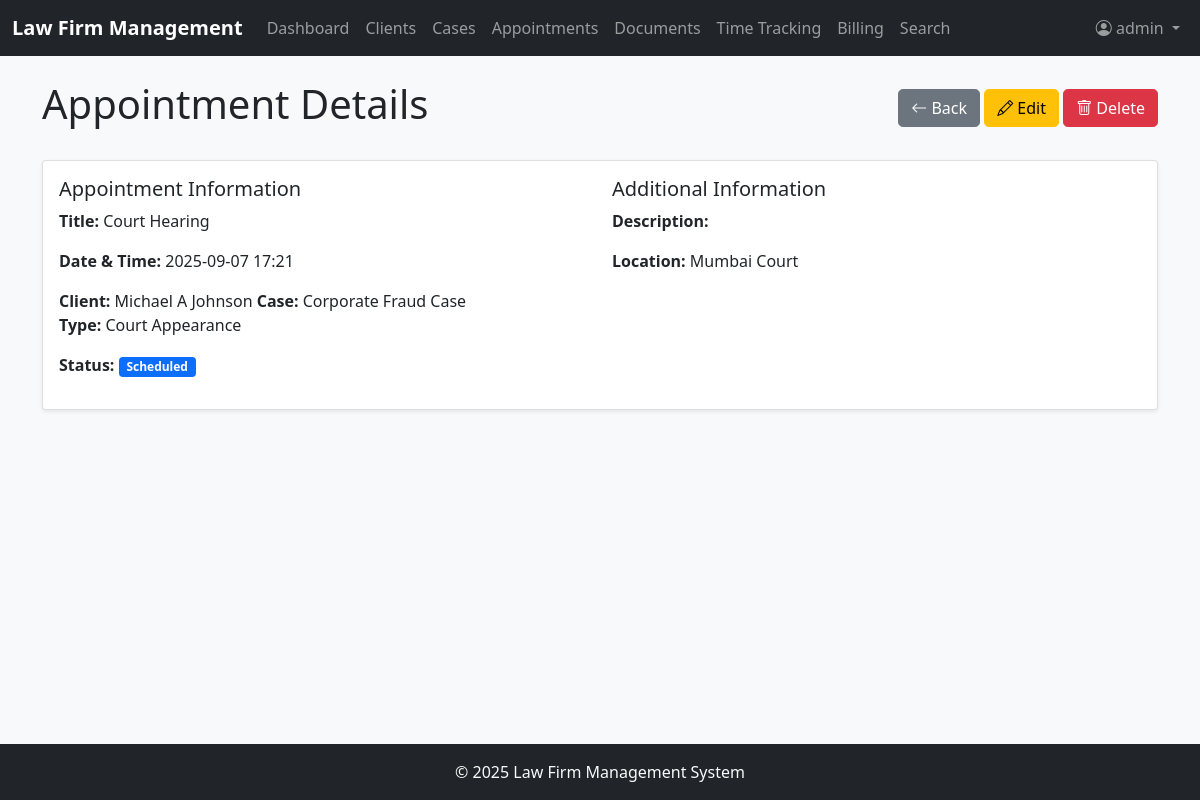
Screenshot of /appointments/1 (signed in) with the database file from the repository.
### app/models.py (models this page shows, shortened)
class User(UserMixin, db.Model):
    id = db.Column(db.Integer, primary_key=True)
    username = db.Column(db.String(64), index=True, unique=True)
    email = db.Column(db.String(120), index=True, unique=True)
    password_hash = db.Column(db.String(128))
    first_name = db.Column(db.String(64))
    last_name = db.Column(db.String(64))
    role = db.Column(db.String(20))  # 'lawyer', 'staff', 'admin'
    hourly_rate = db.Column(db.Float)
    cases = db.relationship('Case', secondary=case_assignments, backref=db.backref('assigned_users', lazy='dynamic'))
    time_entries = db.relationship('TimeEntry', backref='user', lazy='dynamic')

class Appointment(db.Model):
    id = db.Column(db.Integer, primary_key=True)
    title = db.Column(db.String(128))
    start_time = db.Column(db.DateTime)
    end_time = db.Column(db.DateTime)
    location = db.Column(db.String(256))
    type = db.Column(db.String(64))  # Consultation, Meeting, Court Appearance, etc.
    status = db.Column(db.String(20))  # Scheduled, Completed, Canceled
    notes = db.Column(db.Text)
    client_id = db.Column(db.Integer, db.ForeignKey('client.id'))
    case_id = db.Column(db.Integer, db.ForeignKey('case.id'))
    user_id = db.Column(db.Integer, db.ForeignKey('user.id'))
    created_at = db.Column(db.DateTime, default=datetime.utcnow)

class Client(db.Model):
    id = db.Column(db.Integer, primary_key=True)
    first_name = db.Column(db.String(64))
    last_name = db.Column(db.String(64))
    email = db.Column(db.String(120))
    phone = db.Column(db.String(20))
    address = db.Column(db.String(256))
    company = db.Column(db.String(128))
    category = db.Column(db.String(64))
    notes = db.Column(db.Text)
    cases = db.relationship('Case', backref='client', lazy='dynamic')
    appointments = db.relationship('Appointment', backref='client', lazy='dynamic')
    documents = db.relationship('Document', backref='client', lazy='dynamic')

class Case(db.Model):
    id = db.Column(db.Integer, primary_key=True)
    case_number = db.Column(db.String(20), unique=True)
    title = db.Column(db.String(128))
    description = db.Column(db.Text)
    status = db.Column(db.String(20))  # Open, In Progress, On Hold, Closed, Archived
    priority = db.Column(db.String(20))  # Low, Medium, High, Urgent
    practice_area = db.Column(db.String(64))
    case_type = db.Column(db.String(64))
    budget = db.Column(db.Float)
    client_id = db.Column(db.Integer, db.ForeignKey('client.id'))
    appointments = db.relationship('Appointment', backref='case', lazy='dynamic')
    documents = db.relationship('Document', backref='case', lazy='dynamic')
    time_entries = db.relationship('TimeEntry', backref='case', lazy='dynamic')
    invoices = db.relationship('Invoice', backref='case', lazy='dynamic')
    created_at = db.Column(db.DateTime, default=datetime.utcnow)
    updated_at = db.Column(db.DateTime, default=datetime.utcnow, onupdate=datetime.utcnow)

### app/routes.py (the view)
@app.route('/appointments/<int:id>', methods=['GET'])
@login_required
def appointment_detail(id):
    appointment = Appointment.query.get_or_404(id)
    return render_template('appointment_detail.html', appointment=appointment)

### app/__init__.py (called while the page is built)
@login.user_loader
def load_user(id):
    return User.query.get(int(id))

### app/templates/appointment_detail.html (shortened to what this page needs)
{% extends "base.html" %}
{% block content %}
<div class="d-flex justify-content-between align-items-center mb-4">
    <h1>Appointment Details</h1>
    <div>
        <a href="{{ request.referrer or url_for('appointments') }}" class="btn btn-secondary">
            <i class="bi bi-arrow-left"></i> Back
        </a>
        <a href="{{ url_for('edit_appointment', id=appointment.id) }}" class="btn btn-warning">
            <i class="bi bi-pencil"></i> Edit
        </a>
        <button type="button" class="btn btn-danger" onclick="confirmDelete({{ appointment.id }})">
            <i class="bi bi-trash"></i> Delete
        </button>
    </div>
</div>
<div class="card mb-4">
    <div class="card-body">
        <div class="row">
            <div class="col-md-6">
                <h5>Appointment Information</h5>
                <p><strong>Title:</strong> {{ appointment.title }}</p>
                <p><strong>Date & Time:</strong> {{ appointment.start_time.strftime('%Y-%m-%d %H:%M') }}</p>
                <td><strong>Client:</strong> {{ appointment.client.first_name }} {{ appointment.client.last_name }}</td>
                <td><strong>Case:</strong> {{ appointment.case.title if appointment.case else '-' }}</td>
                <p><strong>Type:</strong> {{ appointment.type }}</p>
                <p><strong>Status:</strong>
                    {% if appointment.status == 'Scheduled' %}
                        <span class="badge bg-primary">{{ appointment.status }}</span>
                    {% elif appointment.status == 'Completed' %}
                        <span class="badge bg-success">{{ appointment.status }}</span>
                    {% else %}
                        <span class="badge bg-danger">{{ appointment.status }}</span>
                    {% endif %}
                </p>
            </div>
            <div class="col-md-6">
                <h5>Additional Information</h5>
                <p><strong>Description:</strong> {{ appointment.description }}</p>
                <p><strong>Location:</strong> {{ appointment.location }}</p>
            </div>
        </div>
    </div>
</div>
{% endblock %}

### app/templates/base.html (shortened to what this page needs)
<!DOCTYPE html>
<html lang="en">
  <head>
    <link
      href="https://cdn.jsdelivr.net/npm/bootstrap@5.1.3/dist/css/bootstrap.min.css"
      rel="stylesheet"
    />
    <link
      rel="stylesheet"
      href="https://cdn.jsdelivr.net/npm/bootstrap-icons@1.8.1/font/bootstrap-icons.css"
    />
    <link
      href="{{ url_for('static', filename='css/style.css') }}"
      rel="stylesheet"
    />
  </head>
  <body class="d-flex flex-column min-vh-100">
    <nav class="navbar navbar-expand-lg navbar-dark bg-dark">
      <div class="container-fluid">
        <a class="navbar-brand" href="{{ url_for('dashboard') }}"
          >Law Firm Management</a
        >
        <div class="collapse navbar-collapse" id="navbarNav">
          <ul class="navbar-nav me-auto">
            <li class="nav-item">
              <a
                class="nav-link {% if request.endpoint == 'dashboard' %}active{% endif %}"
                href="{{ url_for('dashboard') }}"
              >
                Dashboard
              </a>
            </li>
            <li class="nav-item">
              <a
                class="nav-link {% if request.endpoint == 'clients' %}active{% endif %}"
                href="{{ url_for('clients') }}"
              >
                Clients
              </a>
            </li>
            <li class="nav-item">
              <a
                class="nav-link {% if request.endpoint == 'cases' %}active{% endif %}"
                href="{{ url_for('cases') }}"
              >
                Cases
              </a>
            </li>
            <li class="nav-item">
              <a
                class="nav-link {% if request.endpoint == 'appointments' %}active{% endif %}"
                href="{{ url_for('appointments') }}"
              >
                Appointments
              </a>
            </li>
            <li class="nav-item">
              <a
                class="nav-link {% if request.endpoint == 'documents' %}active{% endif %}"
                href="{{ url_for('documents') }}"
              >
                Documents
              </a>
            </li>
            <li class="nav-item">
              <a
                class="nav-link {% if request.endpoint == 'time_tracking' %}active{% endif %}"
                href="{{ url_for('time_tracking') }}"
              >
                Time Tracking
              </a>
            </li>
            <li class="nav-item">
              <a
                class="nav-link {% if request.endpoint == 'billing' %}active{% endif %}"
                href="{{ url_for('billing') }}"
              >
                Billing
              </a>
            </li>
            <li class="nav-item">
              <a
                class="nav-link {% if request.endpoint == 'search' %}active{% endif %}"
                href="{{ url_for('search') }}"
              >
                Search
              </a>
            </li>
          </ul>
          <ul class="navbar-nav">
            {% if current_user.is_anonymous %}
            <li class="nav-item">
              <a class="nav-link" href="{{ url_for('login') }}">Login</a>
            </li>
            {% else %}
            <li class="nav-item dropdown">
              <a
                class="nav-link dropdown-toggle"
                href="#"
                id="navbarDropdown"
                role="button"
                data-bs-toggle="dropdown"
              >
                <i class="bi bi-person-circle"></i> {{ current_user.username }}
              </a>
            </li>
            {% endif %}
          </ul>
        </div>
      </div>
    </nav>
    <main class="flex-grow-1 container mt-4">
       {% block content %}{% endblock %}
    </main>
    <footer class="footer mt-auto py-3 bg-dark text-light">
      <div class="container text-center">
        <span>© <span id="year"></span> Law Firm Management System</span>
      </div>
    </footer>
  </body>
</html>

### app/static/css/style.css (style rules this page uses)
body { font-family: 'Segoe UI', Tahoma, Geneva, Verdana, sans-serif; background-color: #f8f9fa; }
.footer { margin-top: auto; padding: 1rem 0; background-color: #343a40; color: #fff; }
.card { box-shadow: 0 0.125rem 0.25rem rgba(0, 0, 0, 0.075); border: 1px solid rgba(0, 0, 0, 0.125); }
.badge { font-size: 0.75em; }
.navbar-brand { font-weight: bold; }
.btn { border-radius: 0.3rem; }

### rows the page displays
User: username "admin"
Appointment: title "Court Hearing", start_time "2025-09-07 17:21", type "Court Appearance", status "Scheduled", location "Mumbai Court"
Client: client.first_name "Michael A", client.last_name "Johnson"
Case: case "Corporate Fraud Case"
